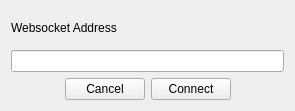
<?xml version="1.0" encoding="UTF-8"?>
<ui version="4.0">
 <class>QWSDialog</class>
 <widget class="QDialog" name="QWSDialog">
  <property name="geometry">
   <rect>
    <x>0</x>
    <y>0</y>
    <width>295</width>
    <height>111</height>
   </rect>
  </property>
  <property name="windowTitle">
   <string>Dialog</string>
  </property>
  <layout class="QVBoxLayout" name="verticalLayout">
   <item>
    <widget class="QLabel" name="websocketLabel">
     <property name="text">
      <string>Websocket Address</string>
     </property>
    </widget>
   </item>
   <item>
    <widget class="QLineEdit" name="lineEditWebsocket">
     <property name="enabled">
      <bool>true</bool>
     </property>
    </widget>
   </item>
   <item>
    <layout class="QHBoxLayout" name="horizontalLayout">
     <item>
      <spacer name="horizontalSpacer">
       <property name="orientation">
        <enum>Qt::Horizontal</enum>
       </property>
       <property name="sizeHint" stdset="0">
        <size>
         <width>40</width>
         <height>20</height>
        </size>
       </property>
      </spacer>
     </item>
     <item>
      <widget class="QPushButton" name="pushButtonCancel">
       <property name="enabled">
        <bool>true</bool>
       </property>
       <property name="focusPolicy">
        <enum>Qt::NoFocus</enum>
       </property>
       <property name="text">
        <string>Cancel</string>
       </property>
      </widget>
     </item>
     <item>
      <widget class="QPushButton" name="pushButtonConnect">
       <property name="focusPolicy">
        <enum>Qt::NoFocus</enum>
       </property>
       <property name="text">
        <string>Connect</string>
       </property>
      </widget>
     </item>
     <item>
      <spacer name="horizontalSpacer_2">
       <property name="orientation">
        <enum>Qt::Horizontal</enum>
       </property>
       <property name="sizeHint" stdset="0">
        <size>
         <width>40</width>
         <height>20</height>
        </size>
       </property>
      </spacer>
     </item>
    </layout>
   </item>
  </layout>
 </widget>
 <resources/>
 <connections/>
</ui>
